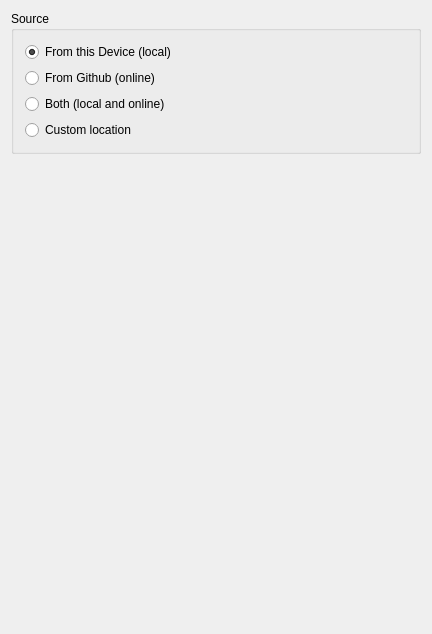
<?xml version="1.0" encoding="UTF-8"?>
<ui version="4.0">
 <class>Gui::Dialog::DlgPlugin</class>
 <widget class="QWidget" name="Gui::Dialog::DlgPlugin">
  <property name="geometry">
   <rect>
    <x>0</x>
    <y>0</y>
    <width>432</width>
    <height>634</height>
   </rect>
  </property>
  <property name="windowTitle">
   <string>Plugin Source</string>
  </property>
  <layout class="QVBoxLayout" name="verticalLayout">
   <item>
    <widget class="QGroupBox" name="groupBox">
     <property name="title">
      <string>Source</string>
     </property>
     <layout class="QGridLayout" name="gridLayout">
      <item row="0" column="0">
       <widget class="Gui::PrefRadioButton" name="radioButtonLocal">
        <property name="toolTip">
         <string>The plugins will be fetched from this device.</string>
        </property>
        <property name="text">
         <string>From this Device (local)</string>
        </property>
        <property name="checked">
         <bool>true</bool>
        </property>
        <property name="prefEntry" stdset="0">
         <cstring>localSource</cstring>
        </property>
        <property name="prefPath" stdset="0">
         <cstring>Plugin</cstring>
        </property>
       </widget>
      </item>
      <item row="2" column="0">
       <widget class="Gui::PrefRadioButton" name="radioButtonLocalAndOnline">
        <property name="enabled">
         <bool>true</bool>
        </property>
        <property name="toolTip">
         <string>This will fetch the plugins from GitHub at https://github.com/LabRPS/LabRPS-plugins and from this device.</string>
        </property>
        <property name="text">
         <string>Both (local and online)</string>
        </property>
        <property name="prefEntry" stdset="0">
         <cstring>localAndOnlineSources</cstring>
        </property>
        <property name="prefPath" stdset="0">
         <cstring>Plugin</cstring>
        </property>
       </widget>
      </item>
      <item row="6" column="1">
       <widget class="Gui::PrefFileChooser" name="customPluginPath">
        <property name="toolTip">
         <string>Set this to a custom folder where the plugin files are located.</string>
        </property>
        <property name="mode">
         <enum>Gui::FileChooser::Directory</enum>
        </property>
        <property name="prefEntry" stdset="0">
         <cstring>customPluginPath</cstring>
        </property>
        <property name="prefPath" stdset="0">
         <cstring>Plugin</cstring>
        </property>
       </widget>
      </item>
      <item row="1" column="0">
       <widget class="Gui::PrefRadioButton" name="radioButtonOnline">
        <property name="toolTip">
         <string>The plugins will be fetched from GitHub at https://github.com/LabRPS/LabRPS-plugins.</string>
        </property>
        <property name="text">
         <string>From Github (online)</string>
        </property>
        <property name="checked">
         <bool>false</bool>
        </property>
        <property name="prefEntry" stdset="0">
         <cstring>onlineSource</cstring>
        </property>
        <property name="prefPath" stdset="0">
         <cstring>Plugin</cstring>
        </property>
       </widget>
      </item>
      <item row="6" column="0">
       <widget class="Gui::PrefRadioButton" name="radioButtonCustomLocation">
        <property name="toolTip">
         <string>Set this to a custom folder where the plugins are located.</string>
        </property>
        <property name="text">
         <string>Custom location</string>
        </property>
        <property name="prefEntry" stdset="0">
         <cstring>customSource</cstring>
        </property>
        <property name="prefPath" stdset="0">
         <cstring>Plugin</cstring>
        </property>
       </widget>
      </item>
     </layout>
    </widget>
   </item>
   <item>
    <spacer name="verticalSpacer">
     <property name="orientation">
      <enum>Qt::Vertical</enum>
     </property>
     <property name="sizeHint" stdset="0">
      <size>
       <width>20</width>
       <height>441</height>
      </size>
     </property>
    </spacer>
   </item>
  </layout>
 </widget>
 <layoutdefault spacing="6" margin="11"/>
 <customwidgets>
  <customwidget>
   <class>Gui::FileChooser</class>
   <extends>QWidget</extends>
   <header>Gui/FileDialog.h</header>
  </customwidget>
  <customwidget>
   <class>Gui::PrefFileChooser</class>
   <extends>Gui::FileChooser</extends>
   <header>Gui/PrefWidgets.h</header>
  </customwidget>
  <customwidget>
   <class>Gui::PrefRadioButton</class>
   <extends>QRadioButton</extends>
   <header>Gui/PrefWidgets.h</header>
  </customwidget>
 </customwidgets>
 <resources/>
 <connections/>
</ui>
